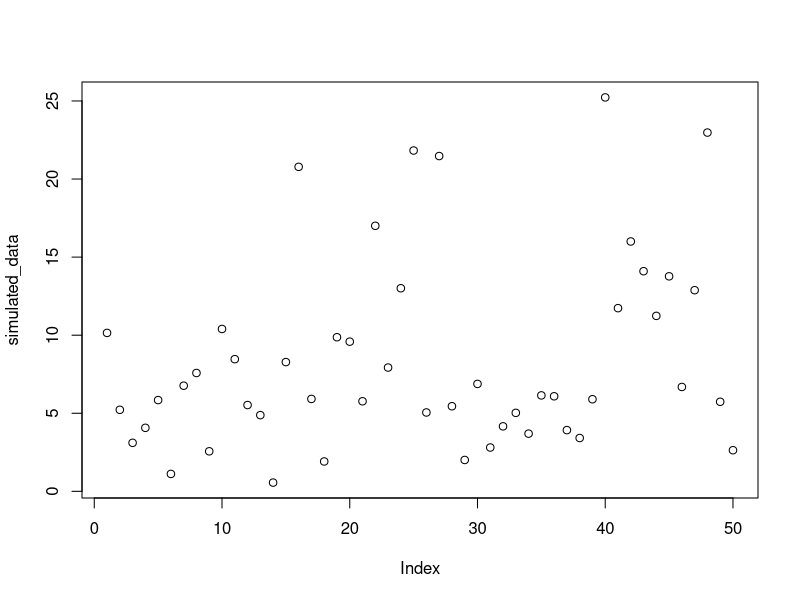
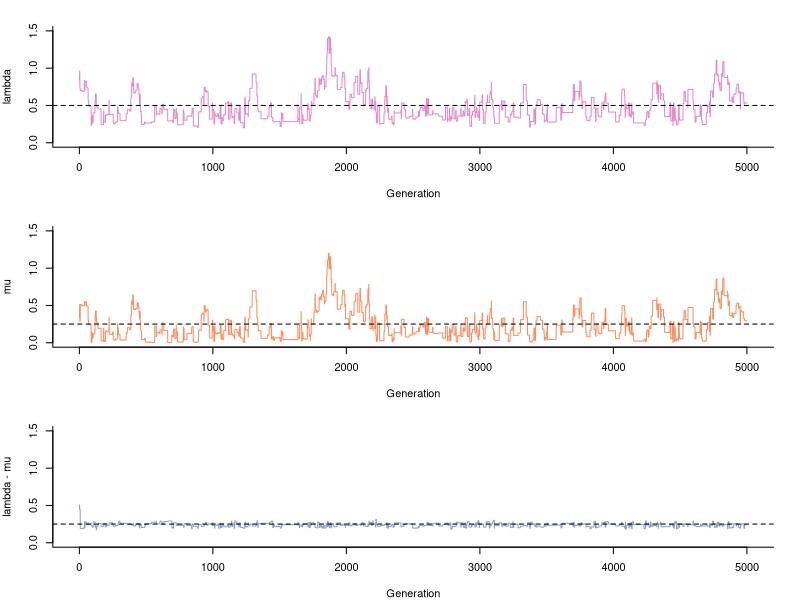
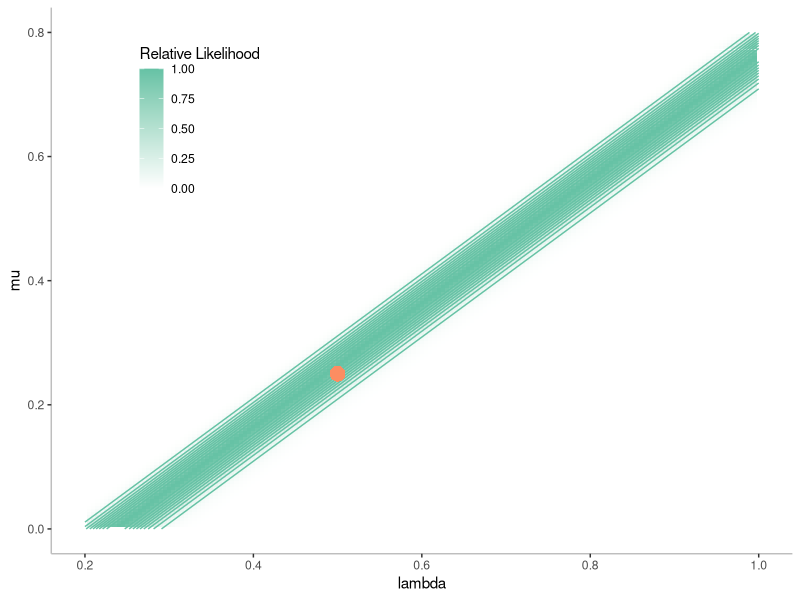

Generate these figures, in order, with R:
## ---- chunk 1
knitr::opts_chunk$set(echo = TRUE)

#colour palette
library(RColorBrewer)
palette(brewer.pal(4, "Set2"))
cols <- brewer.pal(4, "Set2")

## ---- chunk 2

#number of simulated data points
n =  50

#true value of parameter1
a_true = 0.5

#true value of parameter2
b_true = 0.25

#sum of true values
diff_true <- a_true - b_true

#simulate data with gamma distribution
simulated_data <- rgamma(n, #number of simulated data points
                         shape = 2, #shape of gamma distribution
                         rate = diff_true) #scale


#look at simulated data
plot(simulated_data)

## ---- chunk 3
#rate for exponential distribution
alpha = 0.5

#draw 2 values from exponential distribution
a <- rexp(1, 1 / alpha)
b <- rexp(1, 1 / alpha)
## ---- chunk 4

#function to calculate likelihood
likelihood <- function(a, b, datos) {
  if ((a - b) < 0) {
    like <- 0
    return(like) #fail
  } else{
    like <-
      prod(dgamma(datos, 2, rate = (a - b))) #product of all vectors of elements in gamma dist
    return(like)
  }
}

#function to calculate prior
prior <- function(a, b) {
  if ((a - b) < 0) {
    prior.val <- 0
    return(prior.val)
  } else{
    prior.val <- dexp(a, 1 / alpha) * dexp(b, 1 / alpha)
    return(prior.val)
  }
}

## ---- chunk 5
#number of generations to run chain
generations <- 5000

#limits on sampling (+ or - this value)
delta <- 0.25

#prepare output matrix
output <- matrix(rep(0, 6 * generations), ncol = 6)

for (i in 1:generations) {
  #modify params (step)
  a_prime <- a + runif(1, -delta, delta)
  b_prime <- b + runif(1, -delta, delta)

  #calculate ratio of likelihoods of new values / old values
  like_odds <-
    likelihood(a_prime, b_prime, simulated_data) / likelihood(a, b, simulated_data)

  #calculate ratio of prior of new values / old values
  prior_odds <- prior(a_prime, b_prime) / prior(a, b)

  #calculate posterior odds
  R <- like_odds * prior_odds

  #randomly draw from uniform distribution
  u <- runif(1)

  #if posterior odds are greater than a random value, keep new values of parameter
  if (u < R) {
    a = a_prime
    b = b_prime
  }

  #calculate posterior (likelihood*prior)
  posterior <- likelihood(a, b, simulated_data) * prior(a, b)

  #store output
  output[i, 1] <- i
  output[i, 2] <- prior(a, b)
  output[i, 3] <- likelihood(a, b, simulated_data)
  output[i, 4] <- posterior
  output[i, 5] <- a
  output[i, 6] <- b
}

#format output data
output <- data.frame(output)
names(output) <-
  c("iteration", "prior", "likelihood", "posterior", "lambda", "mu")

## ---- chunk 6
par(mar = c(4, 4, 2, 2))
#plot values of parameters in chain
par(mfrow = c(3, 1))
plot(
  output$lambda ~ output$iteration,
  type = 'l',
  col = 4,
  ylim = c(0, 1.5),
  xlab = "Generation",
  ylab = "lambda",
  bty = 'l'
)
abline(h = a_true, lty = 2)
mtext(
  "a)",
  side = 3,
  line = 1,
  adj = -0.1,
  cex = 0.8
)

plot(
  output$mu ~ output$iteration,
  type = 'l',
  col = 2,
  ylim = c(0, 1.5),
  xlab = "Generation",
  ylab = "mu",
  bty = 'l'
)
abline(h = b_true, lty = 2)
mtext(
  "b)",
  side = 3,
  line = 1,
  adj = -0.1,
  cex = 0.8
)

plot((output$lambda - output$mu) ~ output$iteration,
     type = 'l',
     col = 3,
     ylim = c(0, 1.5),
     xlab = "Generation",
     ylab = "lambda - mu",
     bty = 'l'
)
abline(h = a_true - b_true, lty = 2)
mtext(
  "c)",
  side = 3,
  line = 1,
  adj = -0.1,
  cex = 0.8
)
## ---- chunk 7

#vector across range of values interested in
values_m <- seq(0, 1.2, 0.005)

#Create a data frame from all combinations of the supplied vector
contour_mat <- expand.grid(values_m, values_m)

#prepare for storing likelhood
likelihood_vals <- rep(0, dim(contour_mat)[1])

#for each pair of values calculate likelihood
for (i in 1:dim(contour_mat)[1]) {
  likelihood_vals[i] <-
    likelihood(contour_mat[i, 1], contour_mat[i, 2], simulated_data)
}

#get location of maximum likelihood value
maximum <- which.max(likelihood_vals)

#convert raw likelihoods to relative of ML
relative = likelihood_vals / likelihood_vals[maximum]
contour_mat <- cbind(contour_mat, likelihood_vals)
contour_mat <- cbind(contour_mat, relative)

library("ggplot2")

ggplot(contour_mat, aes(x = Var1, y = Var2, z = relative)) +
  scale_x_continuous(expand = c(0, 0)) +
  scale_y_continuous(expand = c(0, 0)) +
  stat_contour(geom = "polygon", aes(fill = ..level..)) +
  geom_tile(aes(fill = relative)) +
  stat_contour(bins = 10,
               color = cols[1],
               size = 0.5)  +
  scale_fill_gradient(
    low = "white",
    high = cols[1],
    space = "Lab",
    na.value = "grey50",
    guide = "colourbar",
    aesthetics = "fill"
  ) +
  xlab("lambda") +
  ylab("mu") +
  xlim(0.2, 1) +
  ylim(0, 0.8) +
  guides(fill = guide_colorbar(title = "Relative Likelihood")) +
  geom_point(
    aes(x = a_true, y = b_true),
    colour = cols[2],
    pch = 16,
    size = 5,
  ) + theme(
    # Remove panel border
    panel.border = element_blank(),
    # Remove panel grid lines
    panel.grid.major = element_blank(),
    panel.grid.minor = element_blank(),
    # Remove panel background
    panel.background = element_blank(),
    # Add axis line
    axis.line = element_line(colour = "grey"),
    legend.position = c(0.2, 0.8)
  )

